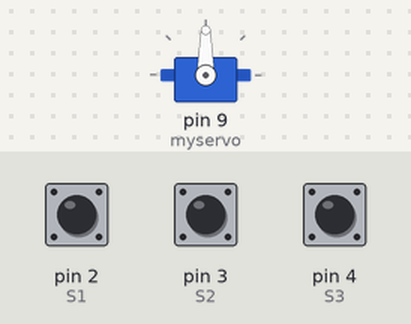
This sketch was run on a simulated Arduino Uno, built with avr-gcc and run on an emulated ATmega328P. On the bench: servo. The inputs (shaded band) are chosen by the test bench; at power-on: pin 2 (S1) HIGH, pin 3 (S2) HIGH, pin 4 (S3) HIGH.

Above: at 1.2 s.
1.3 s: pin 2 (S1) pulled LOW for 0.15 s
At 2.06 s:
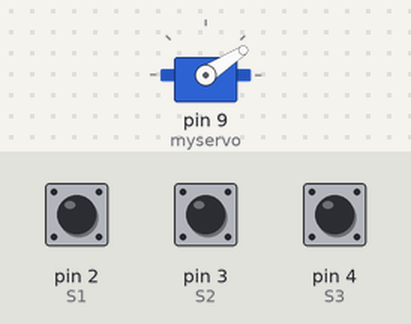
At 9.0 s:
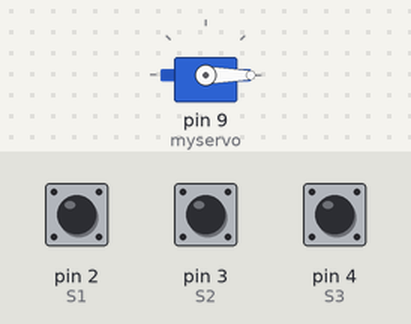
Timing chart, 0 to 10.3 s (numbered marks = the images above; inputs shaded):
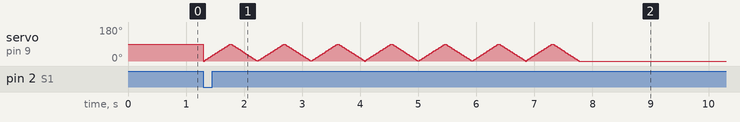

The sketch:

dip.ino
```cpp
#include <Servo.h>

Servo myservo;

int pos = 0;
int count = 0;
int sweep = 0;
int price=10;
int cash=17;
int rem_credit = 0;

#define S1 2
#define S2 3
#define S3 4

int PIN1_SENSOR = HIGH;
int PIN2_SENSOR = HIGH;
int PIN3_SENSOR = HIGH;

void setup()
{
  Serial.begin(9600);
  myservo.attach(9);
  pinMode(S1, INPUT_PULLUP);
  pinMode(S2, INPUT_PULLUP);
  pinMode(S3, INPUT_PULLUP);
  pinMode(9, OUTPUT);
  rem_credit = cash - price;
}

void loop()
{
  PIN1_SENSOR = digitalRead(S1);
  PIN2_SENSOR = digitalRead(S2);
  PIN3_SENSOR = digitalRead(S3);

  if (Serial.available() > 0)
  {
    String cmd = Serial.readString();
    cmd.trim();
    rem_credit = cmd.toInt();
  }

  if (PIN1_SENSOR == LOW)
  {
    if (rem_credit > 0)
    {
      onSensor1(rem_credit);
      rem_credit = 0;
    }
  }

  if (PIN2_SENSOR == LOW)
  {
    if (rem_credit >= 5)
    {
      onSensor2(rem_credit);
      rem_credit = 0;
    }
  }

  if (PIN3_SENSOR == LOW)
  {
    if (rem_credit >= 10)
    {
      onSensor3(rem_credit);
      rem_credit = 0;
    }
  }
}

void onSensor1(int aValue)
{
  for (int sweep = 0; sweep < aValue; sweep++)
  {
      for (pos = 0; pos <= 90; pos++)
      {
        myservo.write(pos);
        delay(5);
      }
      for(pos = 90; pos>=0; pos--)
      {
        myservo.write(pos);
        delay(5);
      }
  }
}

void onSensor2(int bValue)
{
  for (int sweep = 0; sweep < bValue; sweep++)
  {
    myservo.write(90);
    delay(500);
    myservo.write(0);
    delay(500);
  }
}

void onSensor3(int cValue)
{
  for (int sweep = 0; sweep < cValue; sweep++)
  {
    myservo.write(90);
    delay(500);
    myservo.write(0);
    delay(500);
  }
}
```
